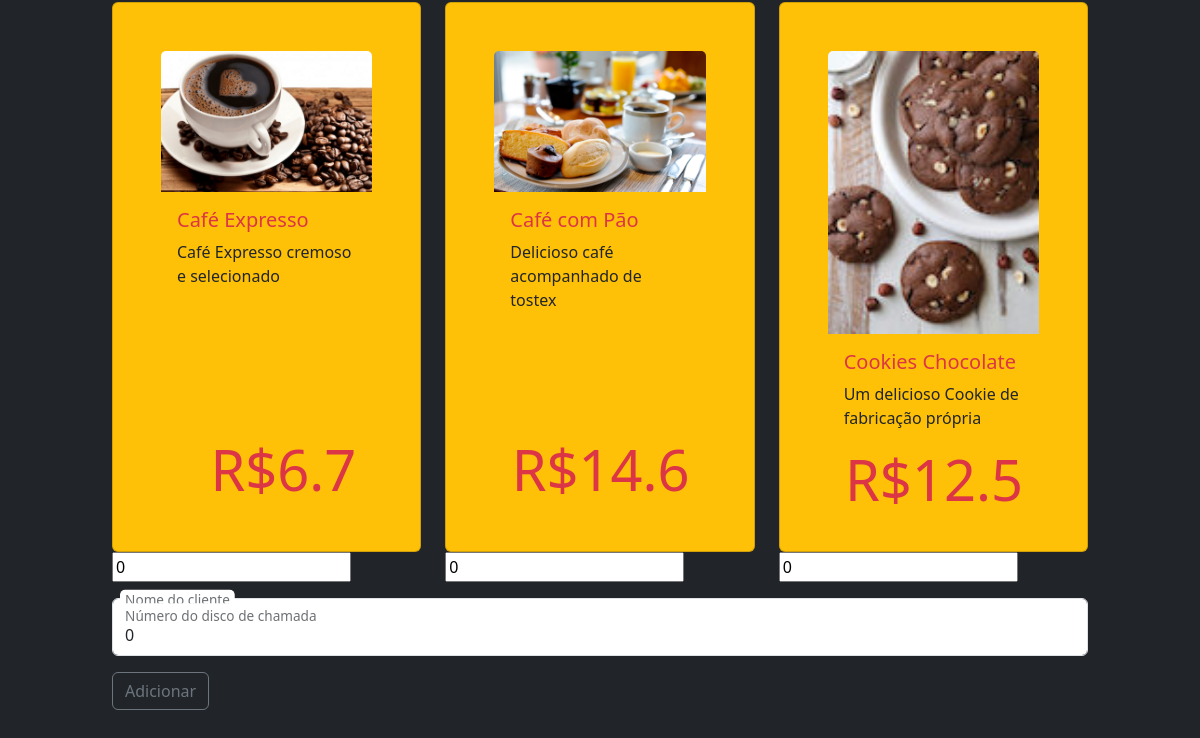
The app's page / (lower part), older data.
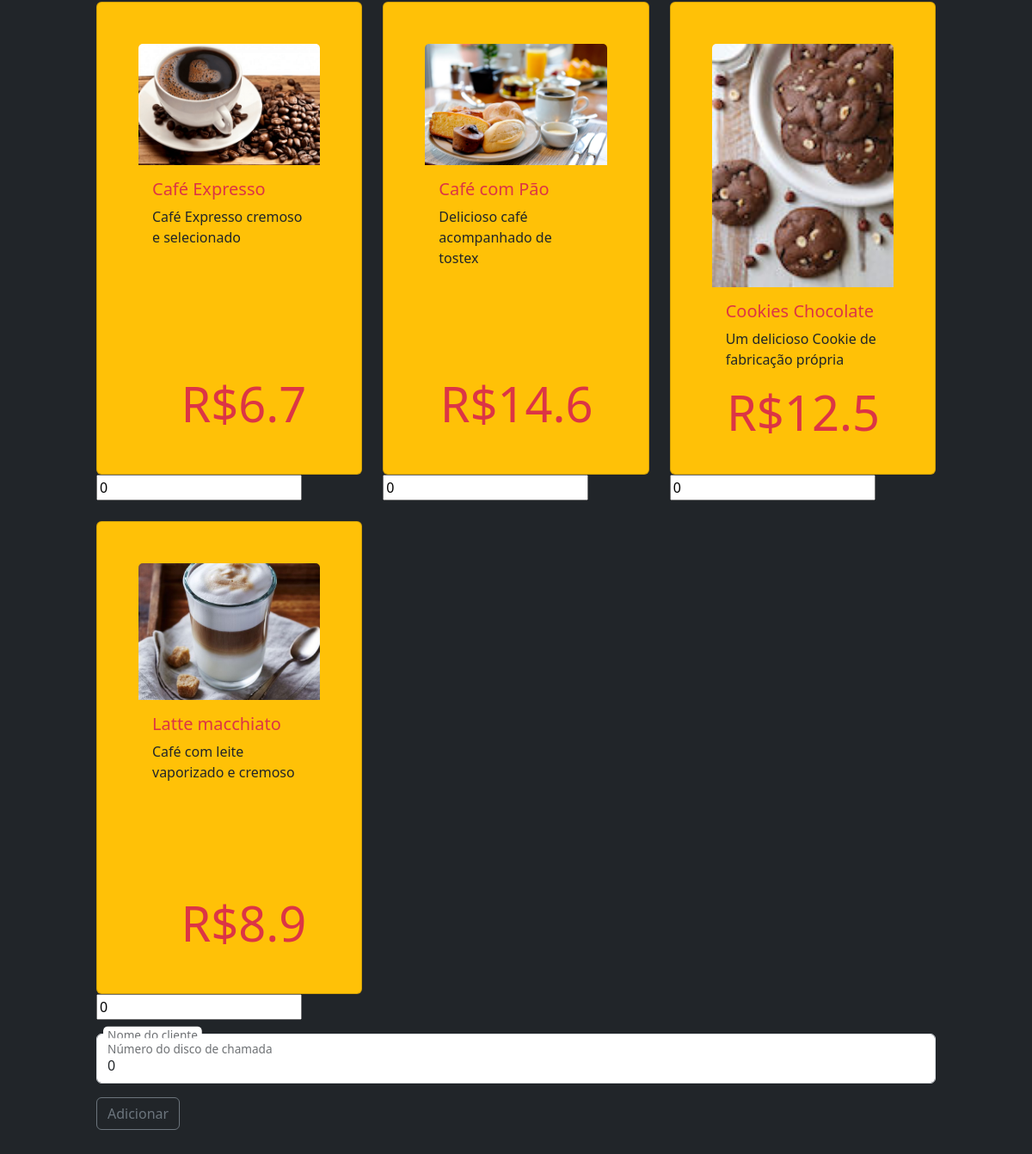
The same page, newer data.
### cafeteria/models.py (models this page shows, shortened)
class Produto(models.Model):
    nome = models.TextField(null=False, blank=False, default='')
    descricao = models.TextField(null=False, blank=False)
    preco = models.FloatField(null=False, blank=False)
    imagem = models.ImageField(upload_to='cafeteria/img', default='', null=False, blank=False)

### cafeteria/views.py (the view)
# urls.py: path('', views.home, name='home'),
def home(request):
    produtos = Produto.objects.all()
    context = {
        'produtos': produtos
    }
    return render(request, 'cafeteria/home.html', context=context)

### cafeteria/templates/cafeteria/home.html (shortened to what this page needs)
{% extends 'cafeteria/base.html' %}
{% block content %}
    {% include 'fragments/conteudo.html' %}
{% endblock %}

### cafeteria/templates/fragments/conteudo.html (shortened to what this page needs)
{% load static %}
<form action="{% url 'pedidos' %}" method="get" id="send_form">
<div class="row my-3">
    <div class="col-md-10 offset-1">
        <div class="row row-cols-1 row-cols-md-3 g-4">
            {% for produto in produtos %}
            <div class="col">
                <div class="card bg-warning p-5" style="height:550px">
                    <a href="{% url 'produtos' produto.id %}">
                        <img src="{{ produto.imagem.url }}" class="card-img-top" alt="cafeteria">
                    </a>
                    <div class="card-body">
                        <h5 class="card-title text-danger"> {{ produto.nome }}</h5>
                        <p class="card-text"> {{ produto.descricao }} </p>
                    </div>
                    <div class="span display-4 text-end mx-3 text-danger"> R${{produto.preco}} </div>
                </div>
                <div class="def-number-input number-input safari_only">
                    <input id="quantidade_id" min="0" name="quantidade" value="0" type="number">
                </div>
            </div>
            {% endfor %}
        </div>
        <div class="form-floating mb-3">
            <label for="floatingInput">Nome do cliente</label>
        </div>
        <div class="form-floating mb-3">
            <input type="number" name="disco" min="0" value="0" max="30" id="disco_id" class="form-control" required id="id_disco" placeholder="">
            <label for="floatingInput">Número do disco de chamada</label>
        </div>
        <div class="input-group mb-3">
            <button class="btn btn-outline-secondary" type="button" id="bt_enviar">Adicionar</button>
        </div>
    </div>
</div>
</form>

Row changes from the older to the newer data that the page shows:
added Produto: imagem (picture), nome "Latte macchiato", descricao "Café com leite vaporizado e cremoso", preco "8.9"
